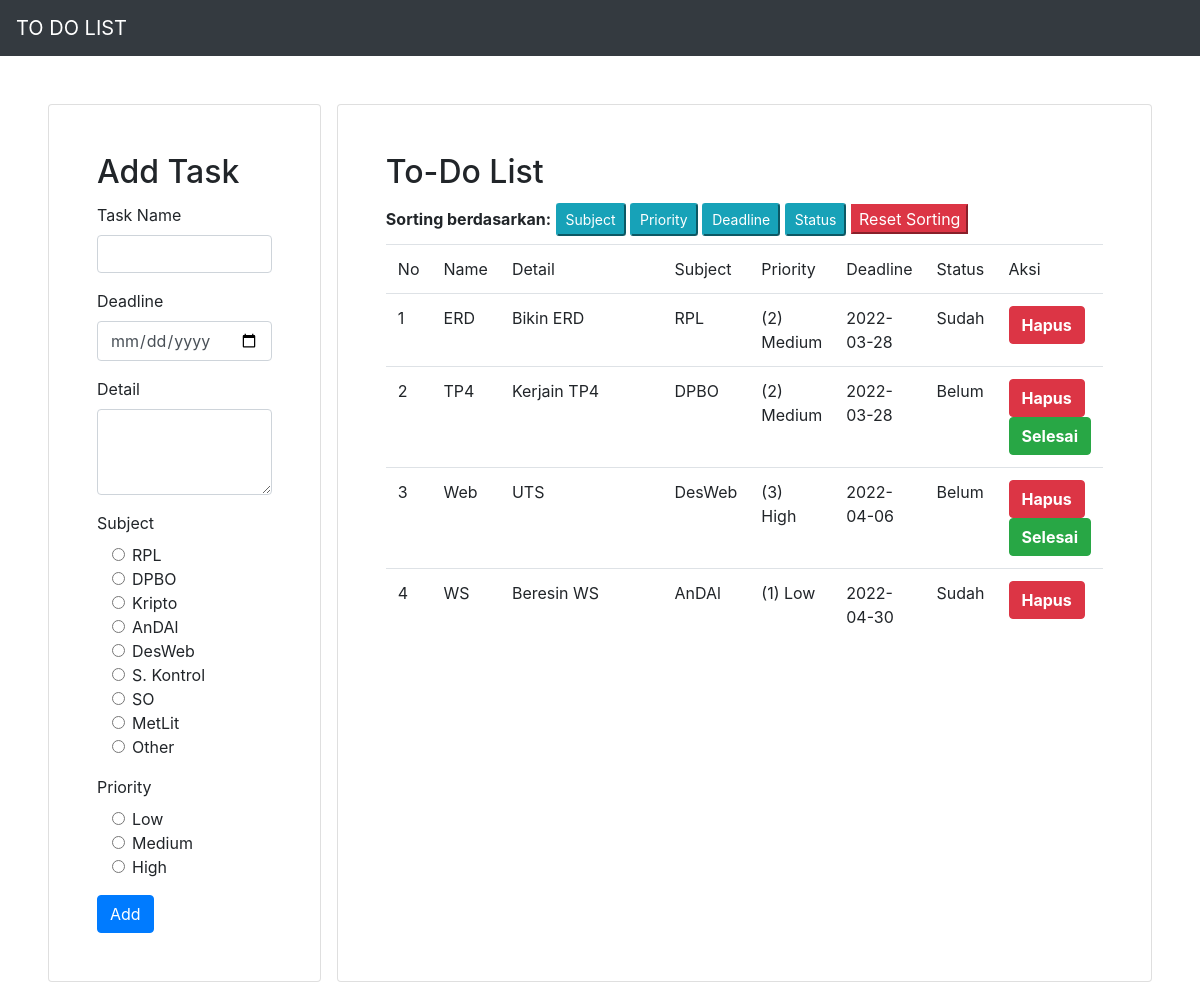
The app's page /index.php?id_sorting=deadline_td with its own data.
### tables this page shows
CREATE TABLE `tb_to_do` (
  `id` int(10) NOT NULL AUTO_INCREMENT,
  `name_td` varchar(255) NOT NULL,
  `details_td` text NOT NULL,
  `subject_td` varchar(255) NOT NULL,
  `priority_td` varchar(255) NOT NULL,
  `deadline_td` date NOT NULL,
  `status_td` varchar(255) NOT NULL,
  PRIMARY KEY (`id`) USING BTREE
);

### conf.php (called while the page is built)
<?php
$db_host = "localhost";
$db_user = "root";
$db_password = "";
$db_name = "db_task";
?>

### DB.php (called while the page is built, shortened)
<?php
class DB{
	var $db_host = '';
	var $db_user = '';
	var $db_password = '';
	var $db_name = '';
	var $db_link = '';
	var $result = 0;
	function DB($db_host='', $db_user='', $db_password='', $db_name=''){
		$this->db_host = $db_host;
		$this->db_user = $db_user;
		$this->db_password = $db_password;
		$this->db_name = $db_name;
	}
	function open(){
		$this->db_link = mysqli_connect($this->db_host, $this->db_user, $this->db_password, $this->db_name);
	}
	function execute($query=""){
		$this->result = mysqli_query($this->db_link, $query);
		return $this->result;
	}
	function getResult(){
		return mysqli_fetch_array($this->result);
	}
}
?>

### Task.php (called while the page is built, shortened)
<?php
class Task extends DB{
	function sorting($kolom){
		$query = "SELECT * FROM tb_to_do ORDER BY $kolom ASC";
		return $this->execute($query);
	}
}
?>

### index.php (the view, shortened to what this page needs)
<?php
include("conf.php");
include("DB.php");
include("Task.php");
$otask = new Task($db_host, $db_user, $db_password, $db_name);
$otask->open();
$otask->getTask();
if(isset($_GET['id_sorting'])){
	$otask->sorting($_GET['id_sorting']);
}
$data = null;
$no = 1;
while (list($id, $tname, $tdetails, $tsubject, $tpriority, $tdeadline, $tstatus) = $otask->getResult()) {
	if($tstatus == "Sudah"){
		$data .= "<tr>
		<td>" . $no . "</td>
		<td>" . $tname . "</td>
		<td>" . $tdetails . "</td>
		<td>" . $tsubject . "</td>
		<td>" . $tpriority . "</td>
		<td>" . $tdeadline . "</td>
		<td>" . $tstatus . "</td>
		<td>
		<button class='btn btn-danger' name='hapus' ><a href='index.php?id_hapus=" . $id . "' style='color: white; font-weight: bold;'>Hapus</a></button>
		</td>
		</tr>";
		$no++;
	}
	else{
		$data .= "<tr>
		<td>" . $no . "</td>
		<td>" . $tname . "</td>
		<td>" . $tdetails . "</td>
		<td>" . $tsubject . "</td>
		<td>" . $tpriority . "</td>
		<td>" . $tdeadline . "</td>
		<td>" . $tstatus . "</td>
		<td>
		<button class='btn btn-danger' name='hapus' ><a href='index.php?id_hapus=" . $id . "' style='color: white; font-weight: bold;'>Hapus</a></button>
		<button class='btn btn-success' ><a href='index.php?id_status=" . $id .  "' style='color: white; font-weight: bold;'>Selesai</a></button>
		</td>
		</tr>";
		$no++;
	}
}

### records on screen
tb_to_do: name_td "ERD", details_td "Bikin ERD", subject_td "RPL", priority_td "(2) Medium", deadline_td "2022-03-28", status_td "Sudah"
tb_to_do: name_td "TP4", details_td "Kerjain TP4", subject_td "DPBO", priority_td "(2) Medium", deadline_td "2022-03-28", status_td "Belum"
tb_to_do: name_td "Web", details_td "UTS", subject_td "DesWeb", priority_td "(3) High", deadline_td "2022-04-06", status_td "Belum"
tb_to_do: name_td "WS", details_td "Beresin WS", subject_td "AnDAl", priority_td "(1) Low", deadline_td "2022-04-30", status_td "Sudah"
